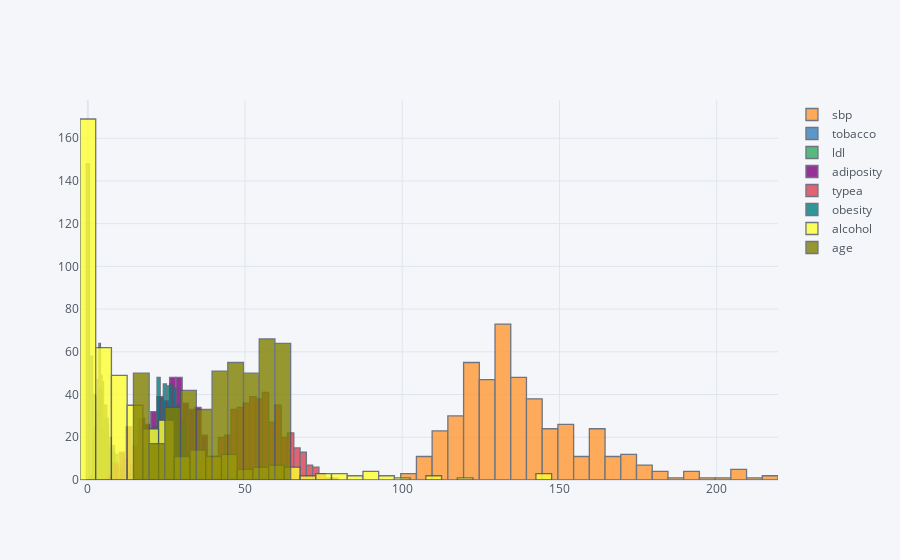

Notebook code for this chart:
### Code cell
df[numerical].iplot(kind='hist');

### Figure 1 — Plotly figure (JSON) as saved in the notebook; plotly's stock layout.template omitted (floating-point values rounded to 4 significant figures; data arrays with more than 128 entries replaced by an {"elided": "..."} marker saying what was removed)
{"data": [{"histfunc": "count", "histnorm": "", "marker": {"color": "rgba(255, 153, 51, 1.0)", "line": {"color": "#4D5663", "width": 1.3}}, "name": "sbp", "opacity": 0.8, "orientation": "v", "type": "histogram", "x": {"elided": "462 int values"}}, {"histfunc": "count", "histnorm": "", "marker": {"color": "rgba(55, 128, 191, 1.0)", "line": {"color": "#4D5663", "width": 1.3}}, "name": "tobacco", "opacity": 0.8, "orientation": "v", "type": "histogram", "x": {"elided": "462 float values"}}, {"histfunc": "count", "histnorm": "", "marker": {"color": "rgba(50, 171, 96, 1.0)", "line": {"color": "#4D5663", "width": 1.3}}, "name": "ldl", "opacity": 0.8, "orientation": "v", "type": "histogram", "x": {"elided": "462 float values"}}, {"histfunc": "count", "histnorm": "", "marker": {"color": "rgba(128, 0, 128, 1.0)", "line": {"color": "#4D5663", "width": 1.3}}, "name": "adiposity", "opacity": 0.8, "orientation": "v", "type": "histogram", "x": {"elided": "462 float values"}}, {"histfunc": "count", "histnorm": "", "marker": {"color": "rgba(219, 64, 82, 1.0)", "line": {"color": "#4D5663", "width": 1.3}}, "name": "typea", "opacity": 0.8, "orientation": "v", "type": "histogram", "x": {"elided": "462 int values"}}, {"histfunc": "count", "histnorm": "", "marker": {"color": "rgba(0, 128, 128, 1.0)", "line": {"color": "#4D5663", "width": 1.3}}, "name": "obesity", "opacity": 0.8, "orientation": "v", "type": "histogram", "x": {"elided": "462 float values"}}, {"histfunc": "count", "histnorm": "", "marker": {"color": "rgba(255, 255, 51, 1.0)", "line": {"color": "#4D5663", "width": 1.3}}, "name": "alcohol", "opacity": 0.8, "orientation": "v", "type": "histogram", "x": {"elided": "462 float values"}}, {"histfunc": "count", "histnorm": "", "marker": {"color": "rgba(128, 128, 0, 1.0)", "line": {"color": "#4D5663", "width": 1.3}}, "name": "age", "opacity": 0.8, "orientation": "v", "type": "histogram", "x": {"elided": "462 int values"}}], "layout": {"barmode": "overlay", "legend": {"bgcolor": "#F5F6F9", "font": {"color": "#4D5663"}}, "paper_bgcolor": "#F5F6F9", "plot_bgcolor": "#F5F6F9", "title": {"font": {"color": "#4D5663"}}, "xaxis": {"gridcolor": "#E1E5ED", "showgrid": true, "tickfont": {"color": "#4D5663"}, "title": {"font": {"color": "#4D5663"}, "text": ""}, "zerolinecolor": "#E1E5ED"}, "yaxis": {"gridcolor": "#E1E5ED", "showgrid": true, "tickfont": {"color": "#4D5663"}, "title": {"font": {"color": "#4D5663"}, "text": ""}, "zerolinecolor": "#E1E5ED"}}}
